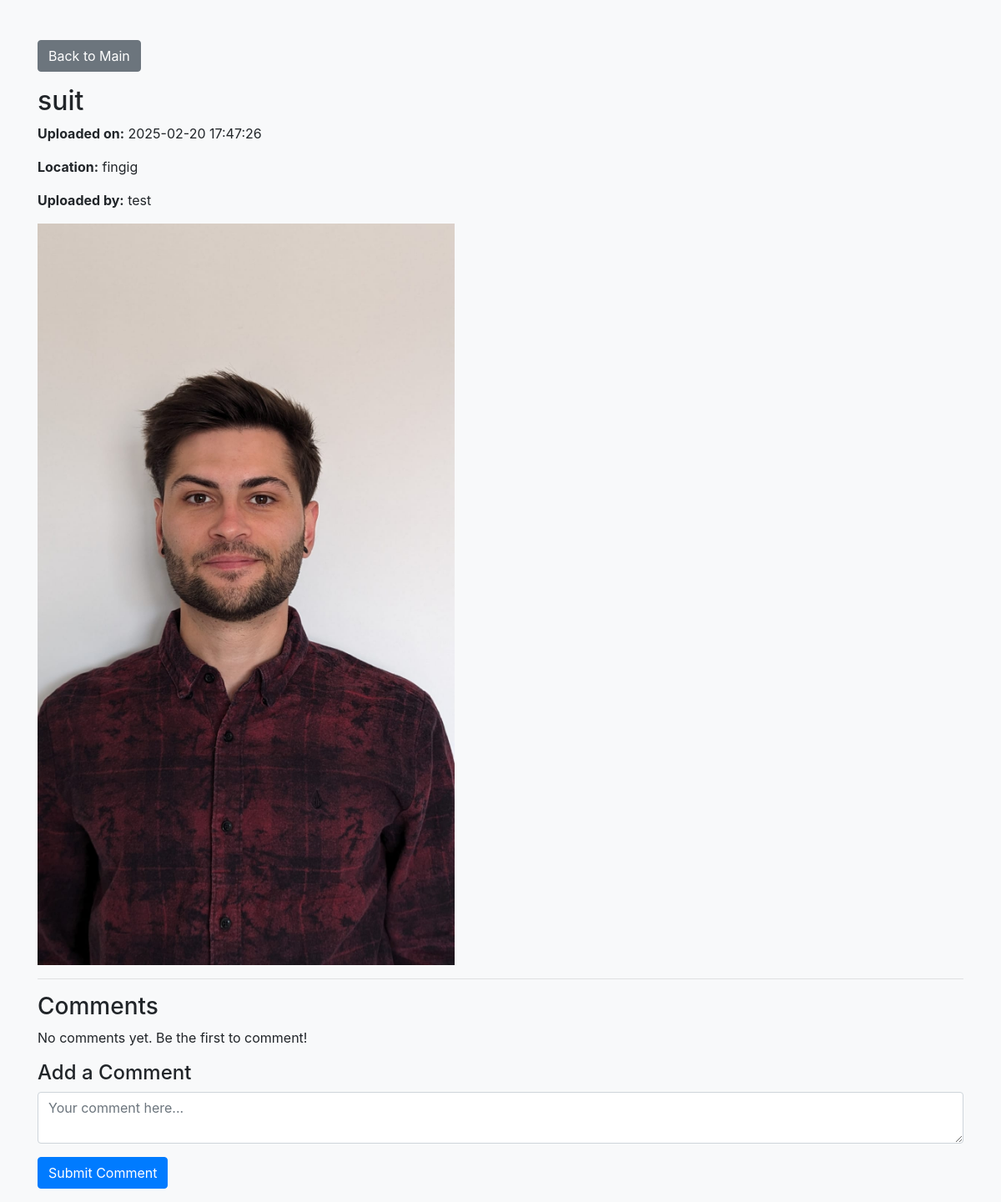
Screenshot of /upload/4 (signed in) with the database file from the repository.
### app.py (models this page shows, shortened)
class ImageResult(db.Model):
    user = db.relationship('User', backref='uploads')
    likes = db.relationship('Like', backref='upload', lazy='dynamic')
    id = db.Column(db.Integer, primary_key=True)
    filename = db.Column(db.String(200), nullable=False)
    label = db.Column(db.String(100), nullable=False)
    summary_text = db.Column(db.Text, nullable=True)
    stats_json = db.Column(db.Text, nullable=True)
    upload_time = db.Column(db.DateTime, default=datetime.utcnow)
    user_id = db.Column(db.Integer, db.ForeignKey('user.id'))  # Link to User
    location = db.Column(db.String(100), nullable=True)  # NEW field for area

class User(db.Model, UserMixin):
    id = db.Column(db.Integer, primary_key=True)
    username = db.Column(db.String(150), unique=True, nullable=False)
    password_hash = db.Column(db.String(200), nullable=False)
    points = db.Column(db.Integer, default=0)  # points earned for uploads

### app.py (the view, shortened to what this page needs)
@app.route('/upload/<int:upload_id>', methods=['GET', 'POST'])
@login_required
def upload_detail(upload_id):
    upload = ImageResult.query.get_or_404(upload_id)
    comments = Comment.query.filter_by(image_result_id=upload_id).order_by(Comment.timestamp.asc()).all()
    return render_template('upload_detail.html', upload=upload, comments=comments)

### app.py (called while the page is built)
@login_manager.user_loader
def load_user(user_id):
    return User.query.get(int(user_id))

### templates/upload_detail.html (shortened to what this page needs)
<!doctype html>
<html lang="en">
<head>
  <link rel="stylesheet" href="https://stackpath.bootstrapcdn.com/bootstrap/4.5.2/css/bootstrap.min.css">
</head>
<body class="bg-light">
  <div class="container mt-5">
    <a href="{{ url_for('main') }}" class="btn btn-secondary mb-3">Back to Main</a>
    <h2>{{ upload.label }}</h2>
    <p><strong>Uploaded on:</strong> {{ upload.upload_time.strftime('%Y-%m-%d %H:%M:%S') }}</p>
    {% if upload.location %}
      <p><strong>Location:</strong> {{ upload.location }}</p>
    {% endif %}
    <p><strong>Uploaded by:</strong> {{ upload.user.username }}</p>
    <img src="{{ url_for('static', filename='uploads/' + upload.filename) }}" alt="Image" class="img-fluid" style="max-width:500px;">
    <hr>
    <h3>Comments</h3>
    {% if comments %}
      <ul class="list-group mb-3">
        {% for comment in comments %}
          <li class="list-group-item">
            <p>{{ comment.content }}</p>
            <small class="text-muted">By {{ comment.user.username }} on {{ comment.timestamp.strftime('%Y-%m-%d %H:%M:%S') }}</small>
          </li>
        {% endfor %}
      </ul>
    {% else %}
      <p>No comments yet. Be the first to comment!</p>
    {% endif %}
    <h4>Add a Comment</h4>
    <form method="post" class="mb-3">
      <div class="form-group">
        <textarea name="content" class="form-control" placeholder="Your comment here..." required></textarea>
      </div>
      <button type="submit" class="btn btn-primary">Submit Comment</button>
    </form>
  </div>
</body>
</html>

### rows the page displays
ImageResult: label "suit", upload_time "2025-02-20 17:47:26", location "fingig", filename (picture)
User: user.username "test"
